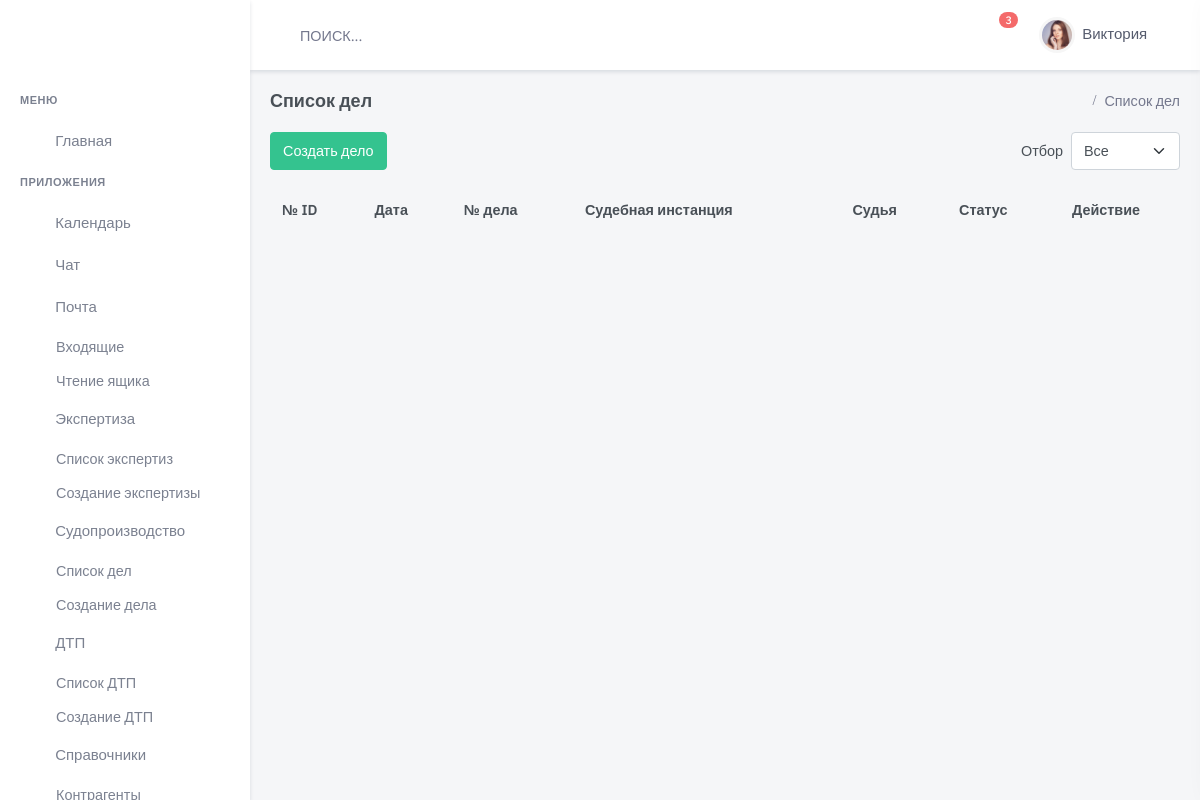
/court/, run on an earlier commit of the app's database.
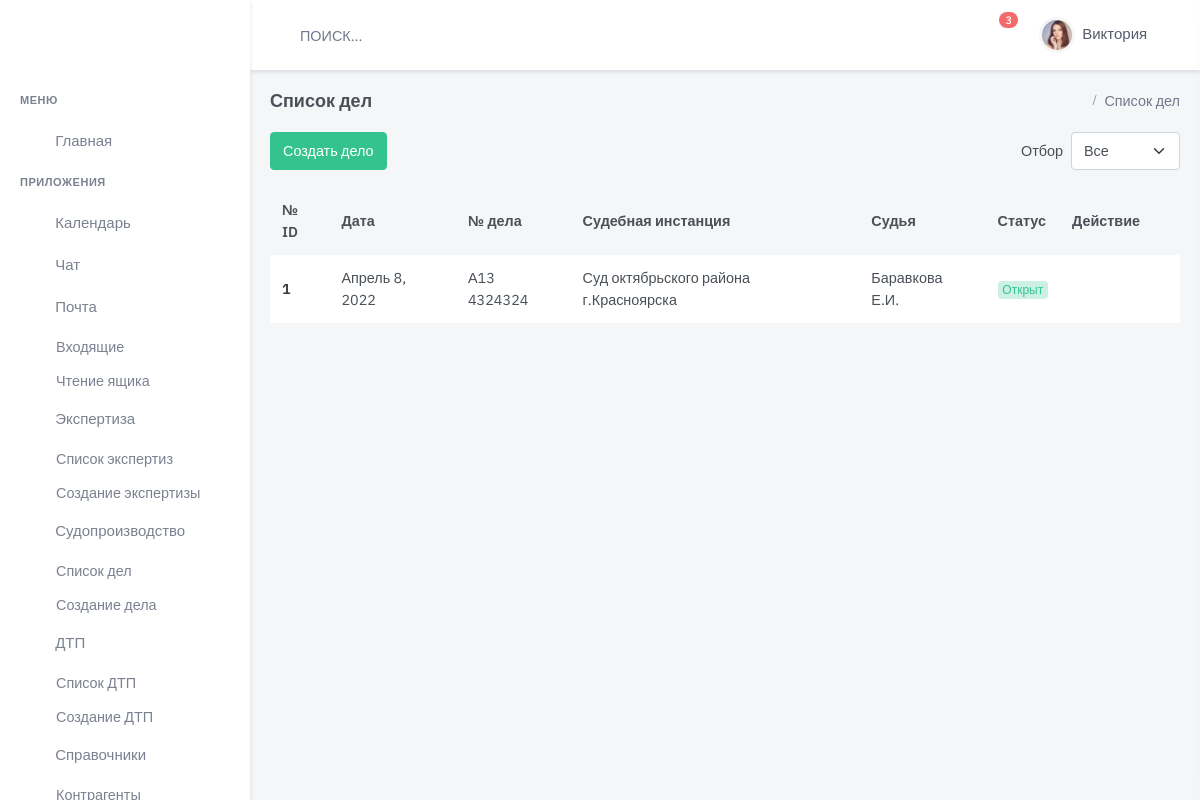
And on a later commit of the database.
### court/models.py (models this page shows, shortened)
class InfoCourt(models.Model):
    status = models.ForeignKey(
        Status,
        on_delete=models.CASCADE,
        verbose_name='Статус  дела',
        related_name='court_status',
        default=None,
        blank=True,
        null=True
                               )
    judge = models.ForeignKey(
        judge,
        on_delete=models.CASCADE,
        verbose_name='Судья',
        related_name='court_judge',
        default=None,
        blank=True,
        null=True
                               )
    case_number = models.CharField(
        max_length=24,
        blank=True,
        null=True,
        default=None,
        verbose_name='Номер Судебного дела')
    uid_number = models.CharField(
        max_length=26,
        blank=True,
        null=True,
        default=None,
        verbose_name='УИД Судебного дела')
    data_reg = models.DateField(
        blank=True,
        null=True,
        default=None,
        verbose_name='Дата регистрации дела')
    location = models.ForeignKey(
        ListCourt,
        on_delete=models.CASCADE,
        blank=True,
        null=True,
        default=None,
        related_name='location', verbose_name='Место  ')
    message = models.TextField(
        max_length=50000,
        blank=True,
        null=True,
        default=None,
        verbose_name='Результат события Коментарий')
    is_active = models.BooleanField(default=True)
    created = models.DateTimeField(auto_now_add=True, auto_now=False)
    updated = models.DateTimeField(auto_now_add=False, auto_now=True)
    class Meta:
        verbose_name = "Информация дела"
        verbose_name_plural = "Информация дела"
        ordering = ['-created']

class ListCourt(models.Model):
    name = models.CharField(
        max_length=100,
        blank=True,
        null=True,
        default=None,
        verbose_name='Наименование суда ')
    adress = models.CharField(
        max_length=300,
        blank=True,
        null=True,
        default=None,
        verbose_name='Адрес Суда ')
    adress_post = models.CharField(
        max_length=300,
        blank=True,
        null=True,
        default=None,
        verbose_name='Почтовый адрес ')
    adress_mail = models.EmailField(
        max_length=300,
        blank=True,
        null=True,
        default=None,
        verbose_name='Электронный адрес ')
    contact_phone = models.CharField(
        max_length=300,
        blank=True,
        null=True,
        default=None,
        verbose_name='Контактный телефон ')
    judge = models.ForeignKey(
        judge,
        on_delete=models.CASCADE,
        related_name='judge',
        blank=True, default=None,
        verbose_name='Судья Ф.И.О. ')
    judge_help = models.ForeignKey(
        judge_help,
        on_delete=models.CASCADE,
        related_name='judge_help1',
        blank=True,
        null=True,
        default=None,
        verbose_name='Секретарь судьи ')
    message = models.CharField(
        max_length=2000,
        blank=True,
        null=True,
        default=None,
        verbose_name='Комментарий')
    is_active = models.BooleanField(default=True)
    created = models.DateTimeField(auto_now_add=True, auto_now=False)
    updated = models.DateTimeField(auto_now_add=False, auto_now=True)
    def __str__(self):
        return "%s" % self.name
    class Meta:
        verbose_name = "Справочник судебных участков "
        verbose_name_plural = "Справочник судебных участков"
        ordering = ['-created']

class judge(models.Model):
    name = models.CharField(
        max_length=100,
        blank=True,
        null=True,
        default=None,
        verbose_name='Судья Ф.И.О. ')
    adress_mail = models.EmailField(
        max_length=300,
        blank=True,
        null=True,
        default=None,
        verbose_name='Электронный адрес ')
    contact_phone = models.CharField(
        max_length=300,
        blank=True,
        null=True,
        default=None,
        verbose_name='Контактный телефон ')
    judge_help = models.ForeignKey(
        judge_help,
        on_delete=models.CASCADE,
        related_name='judge_help',
        blank=True,
        null=True,
        default=None,
        verbose_name='Секретарь судьи ')
    message = models.CharField(
        max_length=500,
        blank=True,
        null=True,
        default=None,
        verbose_name='Комментарий')
    is_active = models.BooleanField(default=True)
    created = models.DateTimeField(auto_now_add=True, auto_now=False)
    updated = models.DateTimeField(auto_now_add=False, auto_now=True)
    class Meta:
        verbose_name = "Судья Ф.И.О "
        verbose_name_plural = "Судьи Ф.И.О"
        ordering = ['-created']

class Status(models.Model):
    name = models.CharField(
        max_length=100,
        blank=True,
        null=True,
        default=None,
        verbose_name='Наименование')
    comment = models.CharField(
        max_length=100,
        blank=True,
        null=True,
        default=None,
        verbose_name='Комментарий')
    is_active = models.BooleanField(default=True)
    created = models.DateTimeField(auto_now_add=True, auto_now=False)
    updated = models.DateTimeField(auto_now_add=False, auto_now=True)
    def __str__(self):
        return "%s" % self.name
    class Meta:
        verbose_name = 'Статус  судебной оперции'
        verbose_name_plural = 'Статусы судебных операций'

### court/views.py (the view)
# urls.py: path('', court_list, name='court-list'),
def court_list(request):
    court_info = InfoCourt.objects.all()
    return render(request, 'dist/court/list.html', {'court_info': court_info
                                                    }
                  )

### templates/dist/court/list.html (shortened to what this page needs)
{% extends 'dist/index.html' %}
{% load static %}
{% block content %}
  <div class="main-content">
    <div class="page-content">
      <div class="container-fluid">
        <div class="row">
          <div class="col-12">
            <div class="page-title-box d-flex align-items-center justify-content-between">
              <h4 class="mb-0">Список дел</h4>
              <div class="page-title-right">
                <ol class="breadcrumb m-0">
                  <li class="breadcrumb-item active">Список дел</li>
                </ol>
              </div>
            </div>
          </div>
        </div>
        <div class="row">
          <div class="col-lg-12">
            <div>
              <div class="float-end">
                <form class="d-inline-flex mb-3">
                  <label class="form-check-label my-2 me-2" for="order-selectinput">Отбор</label>
                  <select class="form-select" id="order-selectinput">
                    <option selected>Все</option>
                  </select>
                </form>
              </div>
              <a href='{% url 'court-new' %}' type="submit" class="btn btn-success waves-effect waves-light mb-3">Создать
                дело</a>
            </div>
            <div class="table-responsive mb-4">
              <table class="table table-centered datatable dt-responsive nowrap table-card-list"
                     style="border-collapse: collapse; border-spacing: 0 12px; width: 100%;">
                <thead>
                <tr class="bg-transparent">
                  <th>№ ID</th>
                  <th>Дата</th>
                  <th>№ дела</th>
                  <th>Судебная инстанция</th>
                  <th>Судья</th>
                  <th>Статус</th>
                  <th style="width: 120px;">Действие</th>
                </tr>
                </thead>
                <tbody>
                {% for item in court_info %}
                  <tr>
                    <td><a href="javascript: void(0);" class="text-dark fw-bold">{{ item.id }}</a></td>
                    <td>
                      {{ item.data_reg }}
                    </td>
                    <td>{{ item.case_number }}</td>
                    <td>
                      {{ item.location }}
                    </td>
                    <td>
                      {{ item.judge.name }}
                    </td>
                    <td>
                      <div class="badge bg-pill bg-soft-success font-size-12">{{ item.status }}</div>
                    </td>
                    <td>
                      <a href="javascript:void(0);" class="px-3 text-danger"></a>
                    </td>
                  </tr>
                {% endfor %}
                </tbody>
              </table>
            </div>
          </div>
        </div>
      </div>
    </div>
  </div>
{% endblock content %}

What changed in the data, as far as the page shows it:
added InfoCourt: id "1", data_reg "Апрель 8, 2022", case_number "А13 4324324", location "Суд октябрьского района г.Красноярска", judge.name "Баравкова Е.И.", status "Открыт"
